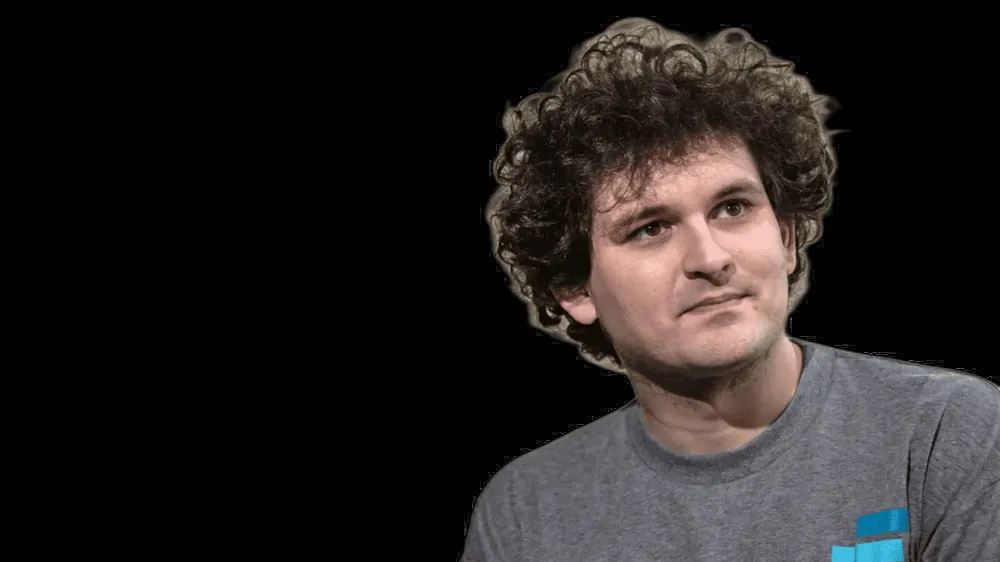
#> input picture output/Sam-Bankman-Fried.webp, 1000 x 562 px, shrunk from 1600 x 900 before the run; its folder holds only this picture in this run
$ python result.py
#> lines starting #> are read from the running program, lines starting #| are printed output that depends on the picture; after the words box and inside, x2 and y2 are one past the last pixel; in counts of white or black regions, pixels touching at a corner belong together
# import required module
import numpy as np
import cv2
from pathlib import Path, PurePath
# https://stackoverflow.com/questions/66753026/opencv-smoother-contour
# get the path/directory
folder_dir = './output'

def processImage(filename):
#> called with filename = 'Sam-Bankman-Fried.webp'
  img = cv2.imread('./output/' + filename, cv2.IMREAD_UNCHANGED)
#> img is the input picture: shape (562, 1000, 4); mean B, G, R, A 30.2, 31.2, 34.9, 84.2
  img2 = cv2.imread('./output/' + filename)
  alpha = img[:, :, 3]
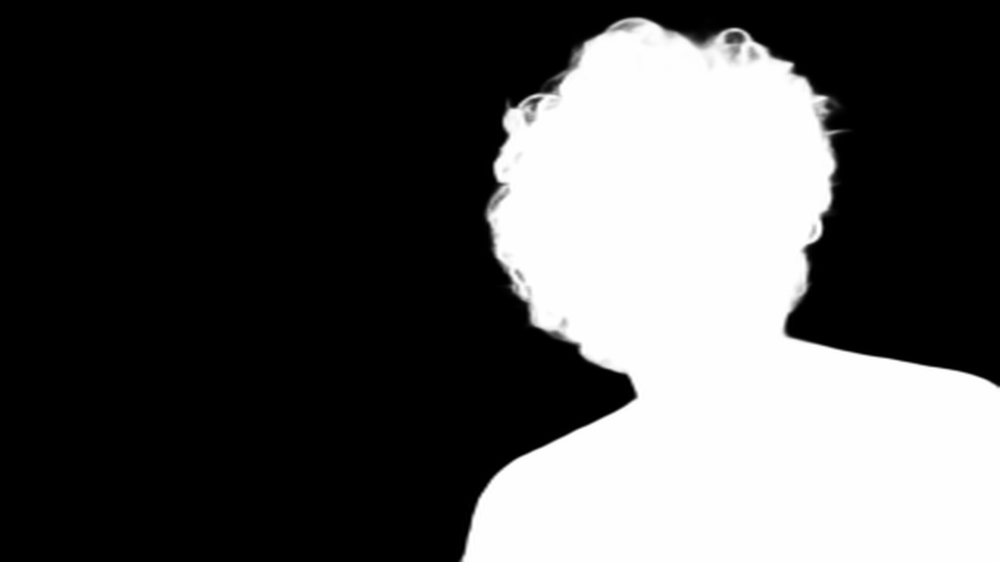
#> alpha: shape (562, 1000); min 0, max 255, mean 84.2
  bgr = img[:,:,0:3]
  # make black and white
  ret, mask = cv2.threshold(alpha, 0, 255, cv2.THRESH_BINARY)
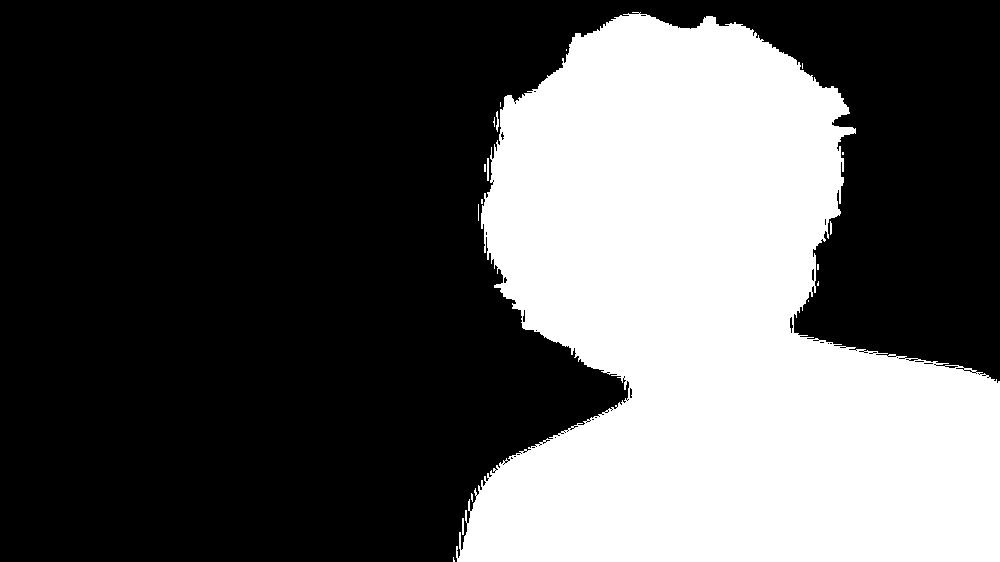
#> mask: shape (562, 1000); 35.2% white; 18 white regions (13 under 20 px)

  # find the external contour
  contours, hierarchy = cv2.findContours(mask, cv2.RETR_EXTERNAL, cv2.CHAIN_APPROX_SIMPLE)
#> contours = 18 contours, 16 with area under 20; largest, box (x1, y1, x2, y2) and area: (456, 12, 1000, 562) 196138, (487, 158, 489, 181) 22

  big_contour = max(contours, key=cv2.contourArea)
#> big_contour = contour of 1164 points, box (x1, y1, x2, y2) (456, 12, 1000, 562), area 196138
  peri = cv2.arcLength(big_contour, True)
#> peri = 3499.9
  big_contour = cv2.approxPolyDP(big_contour, 0.00154 * peri, True)
#> big_contour = contour of 61 points, box (x1, y1, x2, y2) (457, 12, 1000, 562), area 196310
  # draw white filled contour on black background
  contour_img = np.zeros_like(alpha)
  cv2.drawContours(contour_img, [big_contour], 0, 255, -1)
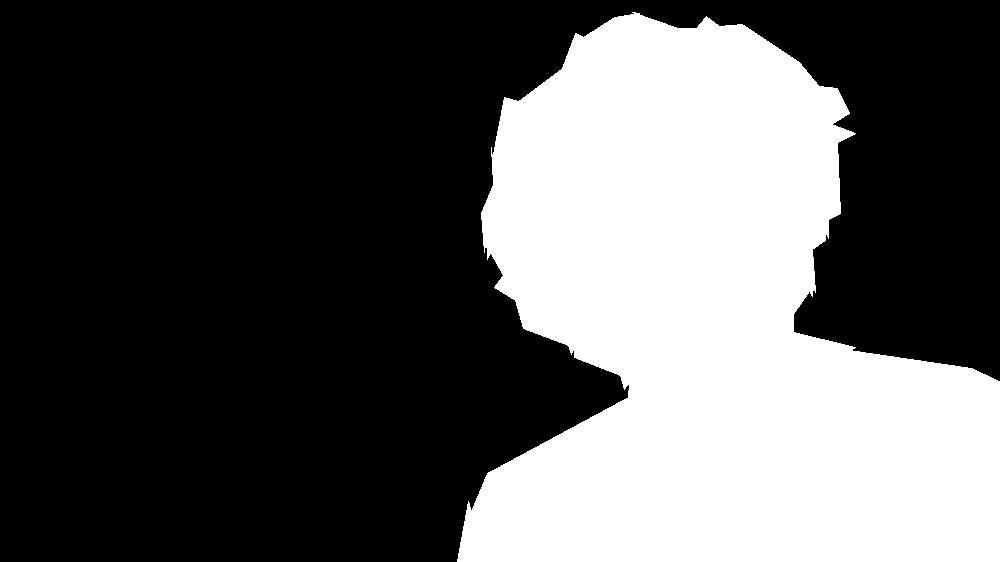
#> contour_img: shape (562, 1000); 35.1% white; 1 white region, box (x1, y1, x2, y2) and area: (457, 12, 1000, 562) 197489

  # apply dilate to connect the white areas in the alpha channel
  kernel = cv2.getStructuringElement(cv2.MORPH_ELLIPSE, (15,15))
  dilate = cv2.morphologyEx(contour_img, cv2.MORPH_DILATE, kernel)
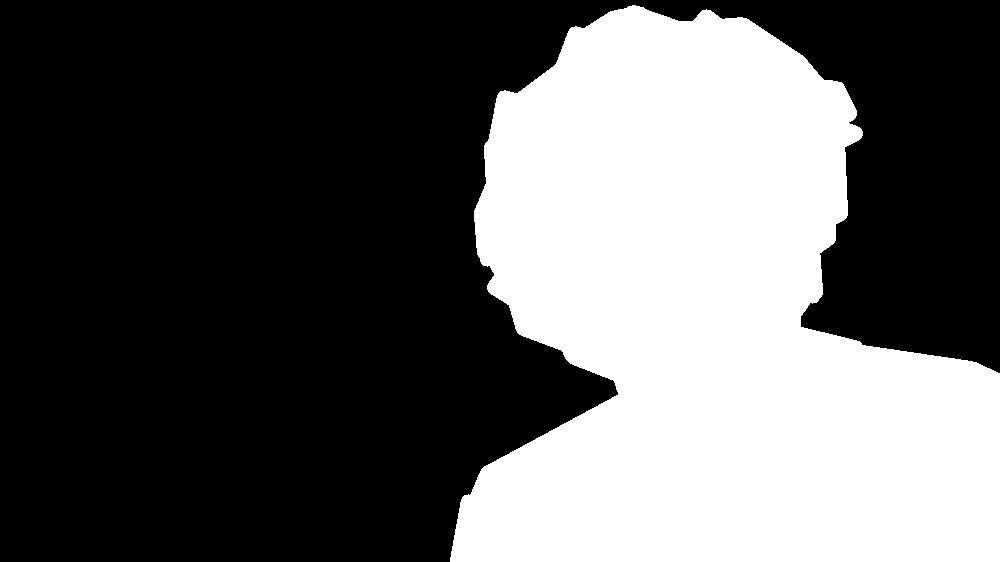
#> dilate: shape (562, 1000); 37.2% white; 1 white region, box (x1, y1, x2, y2) and area: (450, 5, 1000, 562) 208881
  dilate = cv2.GaussianBlur(dilate, (0,0), sigmaX=5, sigmaY=5)
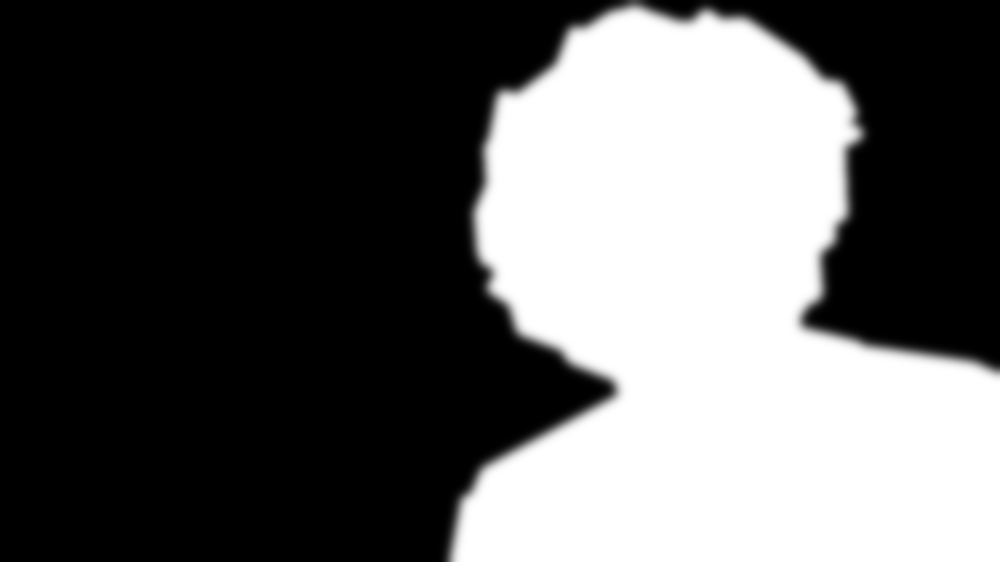
#> dilate: shape (562, 1000); min 0, max 255, mean 94.8
  dilate = cv2.merge([dilate,dilate,dilate])
#> dilate: shape (562, 1000, 3)

  # make background
  result = np.full_like(bgr, (0, 0, 0))
  result[dilate>0] = dilate[dilate>0]
  result[alpha>30] = bgr[alpha>30]
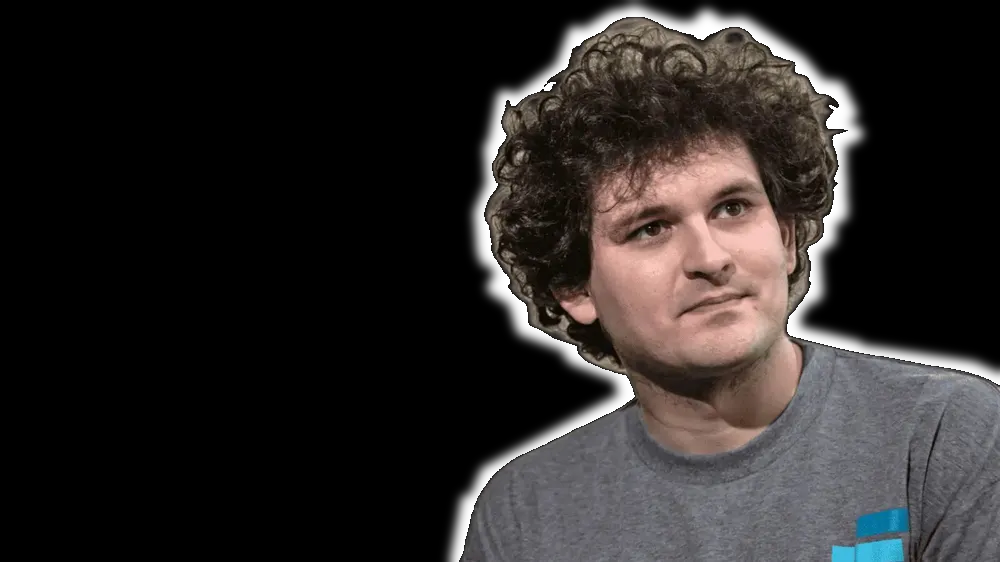
#> result: shape (562, 1000, 3); mean of channels 0, 1, 2 38.4, 39.4, 43; drawn as B, G, R
  #cv2.drawContours(result, [big_contour], 0, 255, -1)
  # draw the contours on the empty image
  # cv2.drawContours(img, contours, -1, (255,255,255, 255), 2)
  cv2.imwrite('./result/' + filename, result)

# iterate over files in
# that directory
def main():
  images = Path(folder_dir).glob('*.*')
  for fullImagePath in images:
    filename = PurePath(fullImagePath).name
    processImage(filename)

main()
